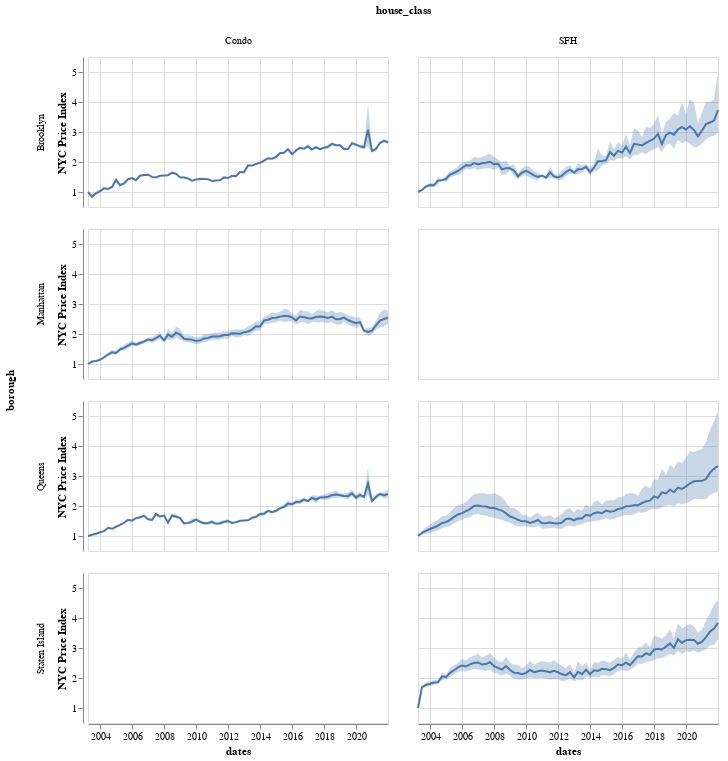

The code cell stored with this chart in its notebook:
### Code cell
gdf = groupby(df[((df.house_class .!= "Coop") 
            .& (df.borough .!= "Bronx")
            .& .!((df.house_class .== "SFH") .& (df.borough .== "Manhattan")) 
            .& .!((df.house_class .== "Condo") .& (df.borough .== "Staten Island"))
            ), :], [:borough, :house_class])
idxb = combine(gdf) do sdf
    calc_index(sdf)
end

idxb |> @vlplot(
    facet = {row = {field = :borough},
             column = {field = :house_class},
    },
    spec = {
        layer = [
            {
                mark = :errorband,
                x = :dates,
                y = {
                    :ci₀,
                    title="NYC Price Index",
                    scale= {zero = false }
                },
                y2 =:ci₁,
                width=300,
                height=150
            },
            {
                mark = :line,
                x = :dates,
                y = {
                    :index,
                    title="NYC Price Index",
                    scale= {zero = false }
                }
            }
        ]
     }
 )

### Figure 1 — Vega-Lite specification as saved in the notebook (floating-point values rounded to 4 significant figures; data arrays with more than 128 entries replaced by an {"elided": "..."} marker saying what was removed)
{"data": {"values": {"elided": "455 records"}}, "facet": {"column": {"field": "house_class"}, "row": {"field": "borough"}}, "spec": {"layer": [{"encoding": {"x": {"field": "dates", "type": "temporal"}, "y": {"field": "ci₀", "scale": {"zero": false}, "title": "NYC Price Index", "type": "quantitative"}, "y2": {"field": "ci₁", "type": "quantitative"}}, "height": 150, "mark": "errorband", "width": 300}, {"encoding": {"x": {"field": "dates", "type": "temporal"}, "y": {"field": "index", "scale": {"zero": false}, "title": "NYC Price Index", "type": "quantitative"}}, "mark": "line"}]}}
